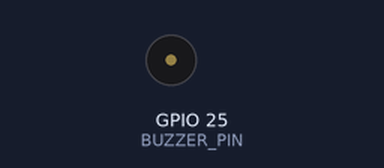
The sketch below on a simulated ESP32. Shown: buzzer (waves = sounding, pin HIGH). What the sketch prints to the serial monitor is not drawn.

Above: at 2.4 s.
Timing chart, 0 to 6.3 s (numbered marks = the images above):
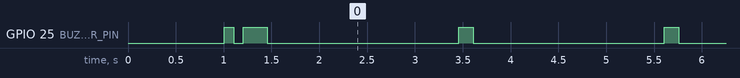

Measured:
- by itself, GPIO 25 (BUZZER_PIN): goes LOW 0.10 s, HIGH 0.25 s, 59 × (LOW 2.0 s, HIGH 0.15 s), then LOW

The sketch:

01_buzzer_test.ino
```cpp
/*
 * TEST 01: PIEZO BUZZER & SERIAL TEST
 * -----------------------------------
 * Purpose: Verify ESP32 stability, Serial Monitor connection, and Buzzer output.
 * Pin:
 *   - Buzzer (+) (Longer pin) -> ESP32 GPIO 25 (Pin marked D25)
 *   - Buzzer (-) (Shorter pin) -> ESP32 GND
 *
 * Note: We use GPIO 25 instead of GPIO 2 to avoid strapping pin boot-loop issues!
 */

#define BUZZER_PIN 25

void setup() {
  Serial.begin(115200);
  delay(1000);

  pinMode(BUZZER_PIN, OUTPUT);
  digitalWrite(BUZZER_PIN, LOW);

  Serial.println("\n=================================");
  Serial.println("  ESP32 BUZZER TEST STARTED       ");
  Serial.println("  Connected to GPIO 25            ");
  Serial.println("=================================");

  // Power-on double beep
  digitalWrite(BUZZER_PIN, HIGH);
  delay(100);
  digitalWrite(BUZZER_PIN, LOW);
  delay(100);
  digitalWrite(BUZZER_PIN, HIGH);
  delay(100);
  digitalWrite(BUZZER_PIN, LOW);
}

void loop() {
  Serial.println("[BEEP] Testing buzzer pulse...");
  digitalWrite(BUZZER_PIN, HIGH);
  delay(150);
  digitalWrite(BUZZER_PIN, LOW);

  delay(2000); // Wait 2 seconds
}
```
